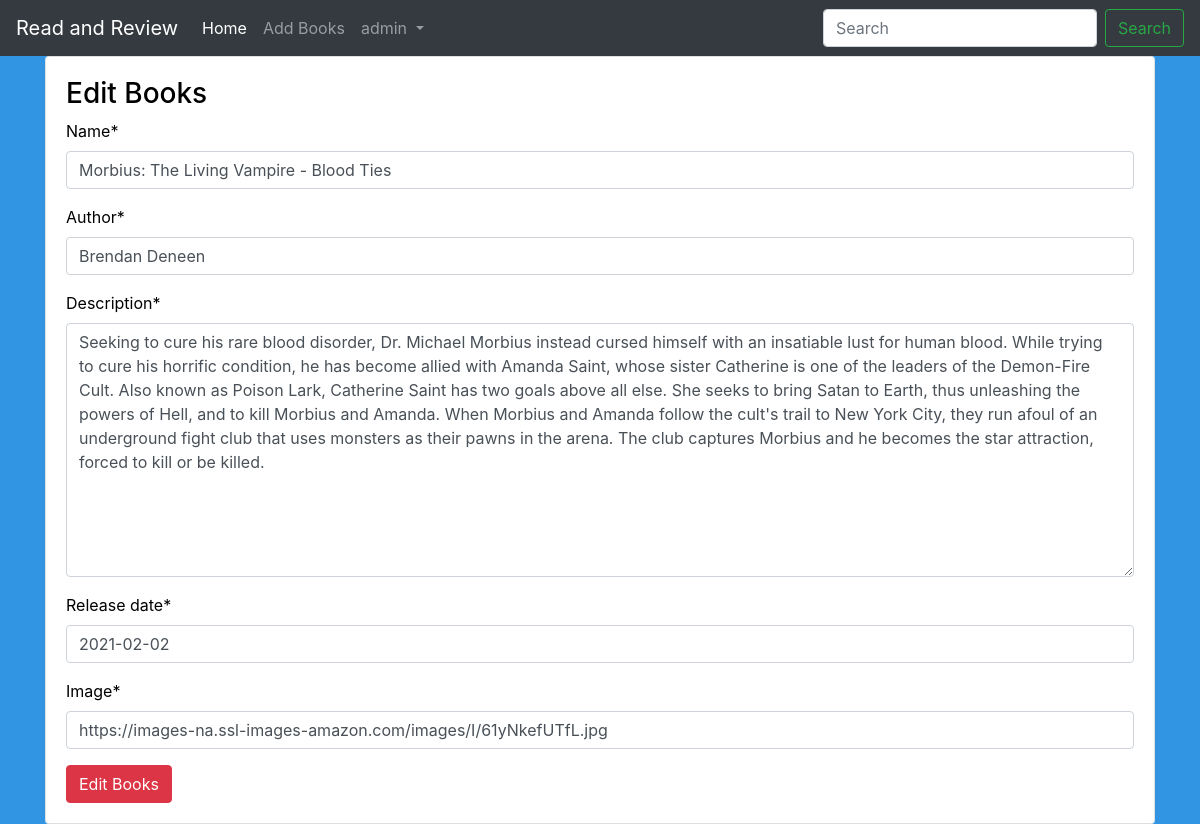
The page /editbooks/13/ (signed in) on the database its author committed.
### main/models.py (models this page shows, shortened)
class Book(models.Model):
    name = models.CharField(max_length=100)
    author = models.CharField(max_length=100)
    description = models.TextField(max_length=5000)
    release_date = models.DateField()
    averageRating = models.FloatField(default=0)
    image = models.URLField(default=None, null=True)

### main/views.py (the view)
# urls.py: path('editbooks/<int:id>/', views.edit_books, name="edit_books"),
def edit_books(request, id):
    if request.user.is_authenticated:
        if request.user.is_superuser:
            book = Book.objects.get(id=id)
            if request.method == "POST":
                form = BookForm(request.POST or None, instance=book)
                if form.is_valid():
                    data = form.save(commit=False)
                    data.save()
                    return redirect("main:detail", id)
            else:
                form = BookForm(instance=book)
            return render(request, 'main/addbooks.html', {"form":form, "controller": "Edit Books"})
        else:
            return redirect("main:home")
    return redirect("accounts:login")

### main/forms.py
class BookForm(forms.ModelForm):
    class Meta:
        model = Book
        fields = ('name', 'author', 'description', 'release_date', 'image')

### main/templates/main/addbooks.html (shortened to what this page needs)
{% extends 'main/base.html' %}
{% load crispy_forms_tags %}
{% block content %}
<div class="container">
    <div class="card">
        <div class="card-body">
            <h3 class="text=center">{{controller}}</h3>
            <form action="" method="POST">
                {{form | crispy}}
                <input type="submit" value="{{controller}}" class="btn btn-danger">
            </form>
        </div>
    </div>
</div>
{% endblock %}

### main/templates/main/base.html (shortened to what this page needs)
<!doctype html>
<html lang="en">
  <head>
    <link rel="stylesheet" href="https://cdn.jsdelivr.net/npm/bootstrap@4.0.0/dist/css/bootstrap.min.css">
    {% load staticfiles %}
    <link rel="stylesheet" href="{% static 'css/main.css' %}">
  </head>
  <body>
    <nav class="navbar navbar-expand-lg navbar-dark bg-dark text-white">
        <a class="navbar-brand" href="{% url 'main:home' %}">Read and Review</a>
        <div class="collapse navbar-collapse" id="navbarSupportedContent">
          <ul class="navbar-nav mr-auto">
            <li class="nav-item active">
              <a class="nav-link" href="{% url 'main:home' %}">Home <span class="sr-only">(current)</span></a>
            </li>
            <li class="nav-item">
              <a class="nav-link" href="{% url 'main:add_books' %}">Add Books</a>
            </li>
            {% if user.is_authenticated %}
            <li class="nav-item dropdown">
              <a class="nav-link dropdown-toggle" href="#" id="navbarDropdown" role="button" data-toggle="dropdown" aria-haspopup="true" aria-expanded="false">
                {{user.username}}
              </a>
            </li>
            {% endif %}
            <li class="nav-item">
              <a class="nav-link disabled" href="#"></a>
            </li>
          </ul>
          <form class="form-inline my-2 my-lg-0" method="GET" action="{% url 'main:home' %}">
            <input class="form-control mr-sm-2" type="search" placeholder="Search" aria-label="Search" name="title">
            <button class="btn btn-outline-success my-2 my-sm-0" type="submit">Search</button>
          </form>
        </div>
      </nav>
    {% block content %}
    {% endblock %}
  </body>
</html>

### main/static/css/main.css (style rules this page uses)
body { background-color: #3195e3; color:black; }

### rows shown on the page
Book: name "Morbius: The Living Vampire - Blood Ties", author "Brendan Deneen", description "Seeking to cure his rare blood disorder, Dr. Michael Morbius instead cursed himself with an insatiable lust for human blood. While trying to cure his horrific condition, he has become allied with Amanda Saint, whose sister Catherine is one of the leaders of the Demon-Fire Cult. Also known as Poison Lark, Catherine Saint has two goals above all else. She seeks to bring Satan to Earth, thus unleashing the powers of Hell, and to kill Morbius and Amanda. When Morbius and Amanda follow the cult's trail to New York City, they run afoul of an underground fight club that uses monsters as their pawns in the arena. The club captures Morbius and he becomes the star attraction, forced to kill or be…", release_date "2021-02-02", image "https://images-na.ssl-images-amazon.com/images/I/61yNkefUTfL.jpg"

### other values the page prints
{{ user.username }} "admin"
{{ controller }} "Edit Books"
